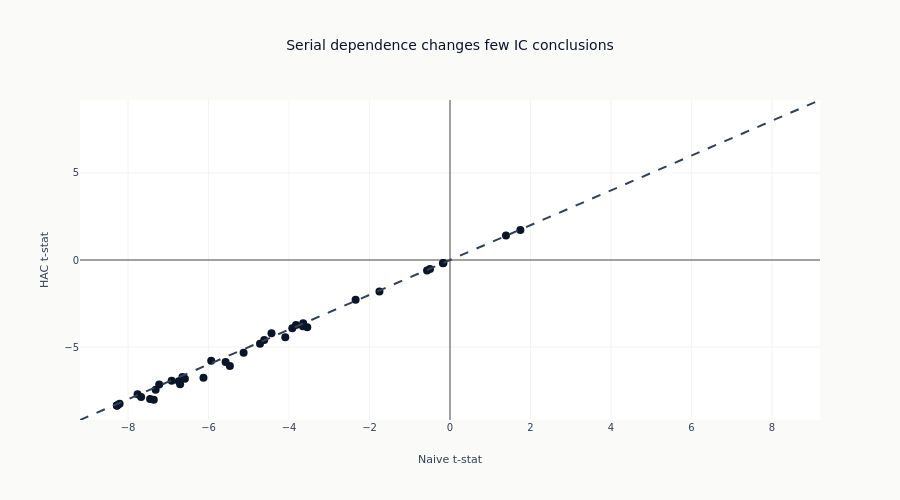

The notebook cell this image was saved under:
### Code cell
if ic_results:
    fig.add_trace(
        go.Scatter(
            x=[-_max_t, _max_t],
            y=[-_max_t, _max_t],
            mode="lines",
            line=dict(dash="dash", color=COLORS["neutral"]),
            showlegend=False,
        )
    )
    fig.update_layout(
        title="Serial dependence changes few IC conclusions",
        xaxis_title="Naive t-stat",
        yaxis_title="HAC t-stat",
        xaxis=dict(range=[-_max_t, _max_t], zeroline=True),
        yaxis=dict(range=[-_max_t, _max_t], zeroline=True),
        height=500,
    )
    fig.show()

### Figure 1 — Plotly figure (JSON) as saved in the notebook; plotly's stock layout.template omitted (floating-point values rounded to 4 significant figures)
{"data": [{"marker": {"color": "#0a1628", "size": 8}, "mode": "markers", "showlegend": false, "text": ["premium_accel_short", "premium_accel_medium", "vol_ratio_short", "vol_ratio_medium", "funding_half_life_14d", "premium_persistence_7d", "premium_regime_72h", "funding_rate_change_24h", "premium_rsi_24h", "premium_change_24h", "premium_rsi_72h", "premium_change_72h", "cum_positive_funding_7d", "premium_vol_24h", "funding_rate_zscore_14d", "premium_change_336h", "premium_change_8h", "premium_change_168h", "premium_change_720h", "premium_vol_72h", "funding_rate", "premium_zscore_7d", "premium_quantile_pos_7d", "premium_quantile_pos_30d", "premium_vol_168h", "premium_dev_mean_7d", "premium_zscore_14d", "premium_vol_336h", "premium_quantile_pos_14d", "premium_dev_mean_14d", "cost_tier_alt", "premium_rank", "premium_level", "premium_vs_median", "premium_xs_zscore", "price_vol_7d", "price_vol_14d"], "type": "scatter", "x": [1.749, 1.391, -0.1623, -0.1768, -0.4967, -0.5706, -1.753, -2.345, -3.546, -3.655, -3.648, -3.827, -3.919, -4.093, -4.435, -4.616, -4.721, -5.128, -5.576, -5.469, -5.934, -6.649, -6.587, -6.739, -6.126, -6.916, -7.226, -6.706, -7.675, -7.763, -7.314, -8.209, -8.276, -8.276, -8.276, -7.361, -7.453], "y": [1.726, 1.409, -0.168, -0.1856, -0.5179, -0.6025, -1.815, -2.284, -3.862, -3.812, -3.635, -3.729, -3.918, -4.433, -4.211, -4.6, -4.813, -5.329, -5.867, -6.091, -5.785, -6.716, -6.829, -6.965, -6.773, -6.936, -7.154, -7.133, -7.868, -7.715, -7.462, -8.258, -8.358, -8.358, -8.358, -8.026, -7.993]}, {"line": {"color": "#334155", "dash": "dash"}, "mode": "lines", "showlegend": false, "type": "scatter", "x": [-9.194, 9.194], "y": [-9.194, 9.194]}], "layout": {"height": 500, "title": {"text": "Serial dependence changes few IC conclusions"}, "xaxis": {"range": [-9.194, 9.194], "title": {"text": "Naive t-stat"}, "zeroline": true}, "yaxis": {"range": [-9.194, 9.194], "title": {"text": "HAC t-stat"}, "zeroline": true}}}
